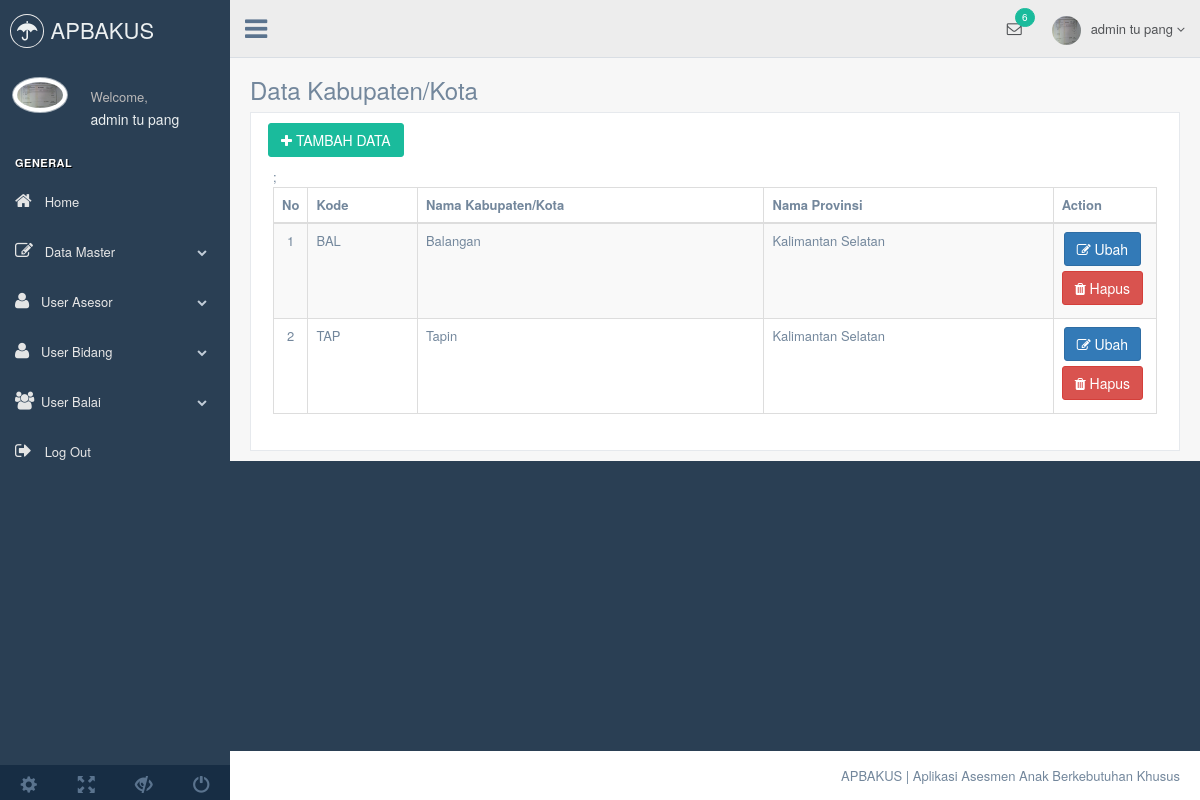
The page /main.php?page=Kabupaten-Data (signed in) on the database its author committed.
### tables this page shows
CREATE TABLE `t_kabupaten` (
  `id` int(11) NOT NULL,
  `created_at` timestamp NOT NULL DEFAULT CURRENT_TIMESTAMP,
  `updated_at` timestamp NOT NULL DEFAULT CURRENT_TIMESTAMP ON UPDATE CURRENT_TIMESTAMP,
  `status` int(1) NOT NULL,
  `id_provinsi` varchar(255) NOT NULL,
  `kode` varchar(255) NOT NULL,
  `nama_kabupaten` varchar(255) NOT NULL
);

CREATE TABLE `t_provinsi` (
  `id` int(11) NOT NULL,
  `created_at` timestamp NOT NULL DEFAULT CURRENT_TIMESTAMP,
  `updated_at` timestamp NOT NULL DEFAULT CURRENT_TIMESTAMP ON UPDATE CURRENT_TIMESTAMP,
  `status` int(1) NOT NULL,
  `kode` varchar(255) NOT NULL,
  `nama_provinsi` varchar(255) NOT NULL
);

### library/library.pdo.php (called while the page is built, shortened)
<?php
    function getDataAll($koneksidb,$query){
        try{
            $stmt = $koneksidb->prepare($query);
            $stmt->execute();
            $result = $stmt->fetchAll();
            return $result;
        }catch(PDOException $e) {
            return "Error: " . $e->getMessage();
        }
    }
?>

### library/library.form.php (the view, shortened to what this page needs)
<?php
function showTable($koneksidb,$tableName,$isian,$field,$formName,$jmlField,$mySql){
	$nama1 = str_replace("_","-",$formName);
	tableGentellaBEGIN(4,$jmlField+1,$isian);
	$nomor  = 1;
	$kolomDat = getDataAll($koneksidb,$mySql);
	foreach ($kolomDat as $kolomData) {
		$Kode = $kolomData[$field[0]];
		echo("<tr>");
		echo("<td align=\"center\">".$nomor++."</td>");
		$i=4;
		while($i<=$jmlField){
			echo("<td> ".$kolomData[$field[$i]]." </td>");
			$i++;
		}
		echo("<td class=\"cc\" align=\"center\"><a href=\"?page=".$nama1."-Ubah&Kode=".encD($Kode)." \" target=\"_self\"><span class=\"btn btn-primary\"><i class=\"fa fa-edit\"></i> Ubah</span></a>");
		echo("<a href=\"?page=Delete&Kode=".encD($Kode)."&table=".encD($tableName)." \" onclick=\"return confirm('Anda Yakin menghapus Data ? ')\"><span class=\"btn btn-danger\"><i class=\"fa fa-trash\"></i> Hapus</span></a></td>");
		echo("</tr>");
	}
	tableGentellaEND();
}
		?>
		<?php
function tableGentellaBEGIN($start,$jmlField,$isian){
	?>
	<div class="x_content">
		<table id="datatable-responsive" class="table table-striped table-bordered dt-responsive nowrap" cellspacing="0" width="100%">
		<thead>
			<tr>
				<th width="10px">No</th>;
				<?php
					for($i=$start;$i<=$jmlField-1;$i++){
						echo('			<th>'.$isian[$i].'</th> ');
					}
				?>
				<th width="80px" >Action</th>
			</tr>
		</thead>
		<tbody>
	<?php
}
function tableGentellaEND(){
	?>
		</tbody>
	</div>
	<?php
}
	?>
	<?php
function encD($f1){
    return base64_encode(base64_encode(base64_encode(base64_encode($f1))));
 }
?>

### main.php (shortened to what this page needs)
<!DOCTYPE html>
<html lang="id">
  <head>
  <?php
    if(empty($_SESSION['UNCLE_level'])) {
      echo "<meta http-equiv='refresh' content='0; url=index.php'>";
    }else{
      include_once "library/library.php";
      include_once "library/library.pdo.php";
      $default_image_profile = "images/avatars/user_m.png";
      $image_profil = $_SESSION['UNCLE_avatar']=="" ? $default_image_profile : "images/avatars/".$_SESSION['UNCLE_avatar'];
      $image_profil = file_exists($image_profil) ? $image_profil : $default_image_profile;
      $nama_lengkap = $_SESSION['UNCLE_nama'];
?>
    <?php include_once "partials/include.link.php"; ?>
  </head>
  <body class="nav-md footer_fixed" onload="notif()">
    <div class="container body">
      <div class="main_container">
        <div class="col-md-3 left_col">
          <div class="left_col scroll-view">
            <?php include "partials/leftbar.php"; ?>
          </div>
        </div>
        <div class="top_nav">
          <?php include "partials/topbar.php"; ?>
        </div>
        <div class="right_col" role="main">
          <?php include "pages/bukafile.php"; ?>
        </div>
        <footer>
          <div class="pull-right">
            APBAKUS | Aplikasi Asesmen Anak Berkebutuhan Khusus
          </div>
          <div class="clearfix"></div>
        </footer>
      </div>
    </div>
  </body>
</html>
    <?php } ?>

### partials/include.link.php (shortened to what this page needs)
<link href="vendors/bootstrap/dist/css/bootstrap.min.css" rel="stylesheet">
<link href="vendors/font-awesome/css/font-awesome.min.css" rel="stylesheet">
<link href="vendors/nprogress/nprogress.css" rel="stylesheet">
<link href="vendors/iCheck/skins/flat/green.css" rel="stylesheet">
<link href="vendors/bootstrap-progressbar/css/bootstrap-progressbar-3.3.4.min.css" rel="stylesheet">
<link href="vendors/jqvmap/dist/jqvmap.min.css" rel="stylesheet"/>
<link href="vendors/bootstrap-daterangepicker/daterangepicker.css" rel="stylesheet">
<link href="build/css/custom.min.css" rel="stylesheet">
<link href="vendors/datatables.net-bs/css/dataTables.bootstrap.min.css" rel="stylesheet">
<link href="vendors/datatables.net-buttons-bs/css/buttons.bootstrap.min.css" rel="stylesheet">
<link href="vendors/datatables.net-fixedheader-bs/css/fixedHeader.bootstrap.min.css" rel="stylesheet">
<link href="vendors/datatables.net-responsive-bs/css/responsive.bootstrap.min.css" rel="stylesheet">
<link href="vendors/datatables.net-scroller-bs/css/scroller.bootstrap.min.css" rel="stylesheet">
 <link href="vendors/pnotify/dist/pnotify.css" rel="stylesheet">
    <link href="vendors/pnotify/dist/pnotify.buttons.css" rel="stylesheet">
<link href="vendors/google-code-prettify/bin/prettify.min.css" rel="stylesheet">
<link href="vendors/select2/dist/css/select2.min.css" rel="stylesheet">
<link href="vendors/switchery/dist/switchery.min.css" rel="stylesheet">
<link href="vendors/starrr/dist/starrr.css" rel="stylesheet">
<link href="vendors/bootstrap-daterangepicker/daterangepicker.css" rel="stylesheet">

### partials/leftbar.php (shortened to what this page needs)
<div class="navbar nav_title" style="border: 0;">
    <a href="main.php?page=Home" class="site_title"><i class="fa fa-umbrella"></i> <span>APBAKUS</span></a>
</div>
<div class="profile clearfix">
    <div class="profile_pic">
    <img src="<?php echo $image_profil;?>" alt="..." class="img-circle profile_img">
    </div>
    <div class="profile_info">
    <span>Welcome,</span>
    <h2><?php echo $nama_lengkap?> <?php ?></h2>
    </div>
</div>
<br />
<div id="sidebar-menu" class="main_menu_side hidden-print main_menu">
    <div class="menu_section">
    <h3>General</h3>
    <ul class="nav side-menu">
        <li><a href="?page=Home"><i class="fa fa-home"></i> Home </a>
        <li><a><i class="fa fa-edit"></i> Data Master <span class="fa fa-chevron-down"></span></a>
        </li>
        <li><a><i class="fa fa-user"></i>User Asesor <span class="fa fa-chevron-down"></span></a>
        </li>
        <li><a><i class="fa fa-user"></i>User Bidang <span class="fa fa-chevron-down"></span></a>
        </li>
        <li><a><i class="fa fa-users"></i>User Balai <span class="fa fa-chevron-down"></span></a>
        </li>
        <li><a href="?page=Logout"><i class="fa fa-sign-out"></i> Log Out </a>
    </ul>
    </div>
</div>
<div class="sidebar-footer hidden-small">
    <a data-toggle="tooltip" data-placement="top" title="Settings">
        <span class="glyphicon glyphicon-cog" aria-hidden="true"></span>
    </a>
    <a data-toggle="tooltip" data-placement="top" title="FullScreen">
        <span class="glyphicon glyphicon-fullscreen" aria-hidden="true"></span>
    </a>
    <a data-toggle="tooltip" data-placement="top" title="Lock">
        <span class="glyphicon glyphicon-eye-close" aria-hidden="true"></span>
    </a>
    <a data-toggle="tooltip" data-placement="top" title="Logout" href="?page=Logout">
        <span class="glyphicon glyphicon-off" aria-hidden="true"></span>
    </a>
</div>

### partials/topbar.php (shortened to what this page needs)
<div class="nav_menu">
    <nav>
        <div class="nav toggle">
        <a id="menu_toggle"><i class="fa fa-bars"></i></a>
        </div>
        <ul class="nav navbar-nav navbar-right">
        <li class="">
            <a href="javascript:;" class="user-profile dropdown-toggle" data-toggle="dropdown" aria-expanded="false">
            <img src="<?php echo $image_profil;?>" alt=""><?php echo $nama_lengkap?>
            <span class=" fa fa-angle-down"></span>
            </a>
        </li>
        <li role="presentation" class="dropdown">
            <a href="javascript:;" class="dropdown-toggle info-number" data-toggle="dropdown" aria-expanded="false">
            <i class="fa fa-envelope-o"></i>
            <span class="badge bg-green">6</span>
            </a>
        </li>
        </ul>
    </nav>
</div>

### pages/bukafile.php (shortened to what this page needs)
<?php
    if($_GET) {
        switch ($_GET['page']){
            case 'Kabupaten-Data' :
                include 'pages/admin/kabkot_data.php';	break;
        }
    }else{
        include 'pages/admin/touchdown.php';
    }
?>

### pages/admin/kabkot_data.php (shortened to what this page needs)
<?php
  $tableName = "t_kabupaten";
?>
<div class="page-title">
    <div class="title_left">
    <h3>Data Kabupaten/Kota <small></small></h3>
    </div>
</div>
<div class="clearfix"></div>
<div class="row">
  <div class="col-md-12 col-sm-12 col-xs-12">
    <div class="x_panel">
    <button type="button" class="btn btn-primary bg-green" data-toggle="modal" data-target=".bs-example-modal-lg"  ><i class="fa fa-plus"></i> TAMBAH DATA</button>
    <?php
      $formName = "Kabupaten";
      $jmlField = "6";
      $field[0]="id";
      $isian[0]="Id";
      $field[1]="created_at";
      $isian[1]="Created At";
      $field[2]="updated_at";
      $isian[2]="Updated At";
      $field[3]="status";
      $isian[3]="Status";
      $field[4]="kode";
      $isian[4]="Kode";
      $field[5]="nama_kabupaten";
      $isian[5]="Nama Kabupaten/Kota";
      $field[6]="nama_provinsi";
      $isian[6]="Nama Provinsi";
      $mySql = "SELECT t_kabupaten.id, t_kabupaten.kode, t_kabupaten.nama_kabupaten, t_provinsi.nama_provinsi FROM t_kabupaten INNER JOIN t_provinsi ON t_provinsi.id=t_kabupaten.id_provinsi";
        showTable($koneksidb,$tableName,$isian,$field,$formName,$jmlField,$mySql);
    ?>
    </div>
  </div>
</div>

### rows shown on the page
t_kabupaten: kode "BAL", nama_kabupaten "Balangan", id_provinsi.nama_provinsi "Kalimantan Selatan"
t_kabupaten: kode "TAP", nama_kabupaten "Tapin", id_provinsi.nama_provinsi "Kalimantan Selatan"

### other values the page prints
$nama_lengkap "admin tu pang"
$isian[$i] "Kode"
$isian[$i] "Nama Kabupaten/Kota"
$isian[$i] "Nama Provinsi"
